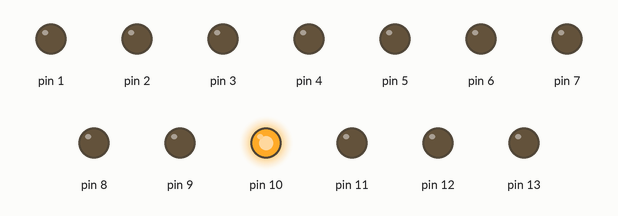
Simulated run of this sketch. Board: Arduino Uno, built with avr-gcc and run on an emulated ATmega328P. Shown: output pins drawn as LEDs (lit = HIGH).

Above: at 0.1 s.
At 1.7 s:
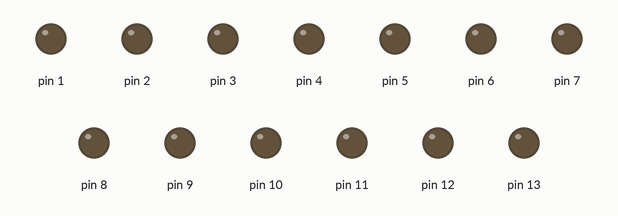
At 9.25 s:
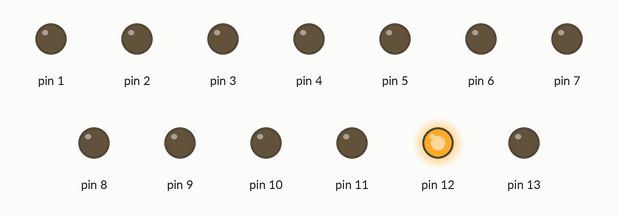
At 17.2 s:
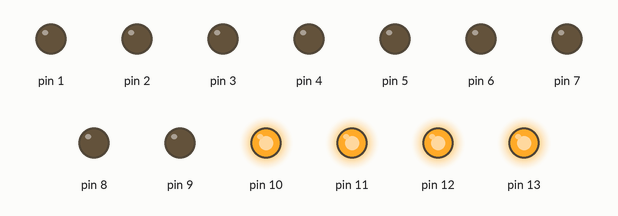
At 26.7 s:
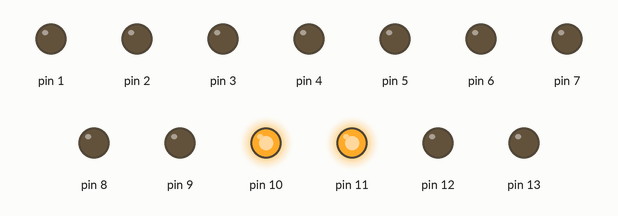
At 38.1 s:
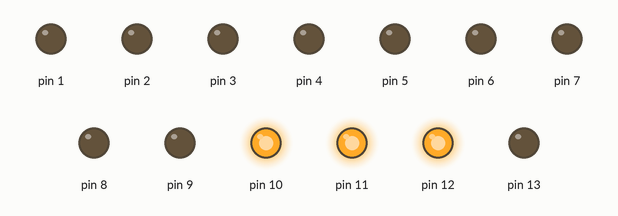
Timing chart, 0 to 40.0 s (numbered marks = the images above):
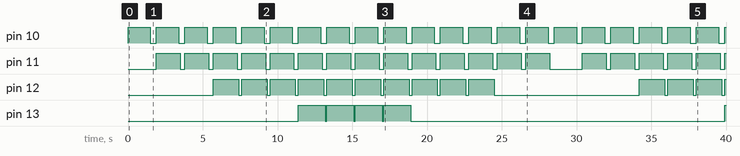

Measured:
- by itself, pin 10: alternates HIGH for 1.5 s and LOW for 0.40 s
- by itself, pin 11: goes 13 × (HIGH 1.6 s, LOW 0.30 s), HIGH 1.6 s, LOW 2.2 s, 5 × (HIGH 1.6 s, LOW 0.30 s), then HIGH
- by itself, pin 12: goes 9 × (HIGH 1.7 s, LOW 0.20 s), HIGH 1.7 s, LOW 9.7 s, 3 × (HIGH 1.7 s, LOW 0.20 s), then HIGH
- by itself, pin 13: goes 3 × (HIGH 1.8 s, LOW 0.10 s), HIGH 1.8 s, LOW 21.0 s, then HIGH

The sketch:

Home_Challenge.ino
```cpp
void setup()
{
for(int i=1;i<=13;i++)
{
  pinMode(i,HIGH);
}
}
void loop()
{
 for(int i=10;i<=13;i++)
 {
   if(i==10)
   {
     digitalWrite(i,HIGH);
     delay(1500);
     allledsoff();

   }
   if(i==11)
   {
     for(int p=1;p<=2;p++)
     {
     digitalWrite(i,HIGH);
     digitalWrite(i-1,HIGH);
     delay(1500);
     allledsoff();
     }

   }
   if(i==12)
   {
     for(int p=1;p<=3;p++)
     {
     digitalWrite(i,HIGH);
     digitalWrite(i-1,HIGH);
     digitalWrite(i-2,HIGH);

       delay(1500);

       allledsoff();

     }
   }
   if(i==13)
   {
     for(int p=1;p<=4;p++)
     {
     digitalWrite(i,HIGH);
     digitalWrite(i-1,HIGH);
     digitalWrite(i-2,HIGH);
     digitalWrite(i-3,HIGH);
     delay(1500);
     allledsoff();
     }
   }
 }
for(int k=13;k>10;k--)
{

   if(k==13)
   {
     for(int h=1;h<=3;h++)
     {
     digitalWrite(k-3,HIGH);
     digitalWrite(k-2,HIGH);
     digitalWrite(k-1,HIGH);
     delay(1500);
     allledsoff();
     }
   }
   if(k==12)
   {
     for(int p=1;p<=2;p++)
     {
     digitalWrite(k-2,HIGH);
     digitalWrite(k-1,HIGH);
     delay(1500);
     allledsoff();
     }

   }


   }
}

void allledsoff(void)
{
  for(int i=10;i<14;i++)
  {
    digitalWrite(i,LOW);
  delay(100);
  }
}
  
```
